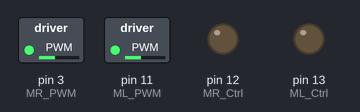
Simulated run of this sketch. Board: Arduino Uno, built with avr-gcc and run on an emulated ATmega328P. Parts: switched loads named in the sketch (green lamp = pin HIGH), output pins drawn as LEDs (lit = HIGH).

Above: at 0.05 s.
At 2.5 s:
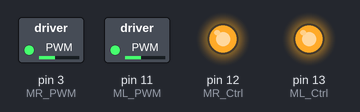
At 5.0 s:
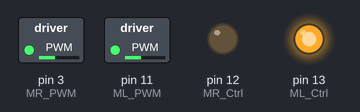
At 7.45 s:
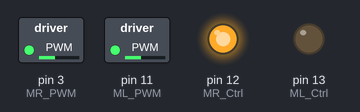
At 9.95 s:
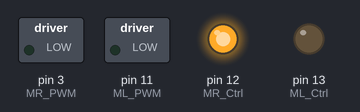
Timing chart, 0 to 13.0 s (numbered marks = the images above):
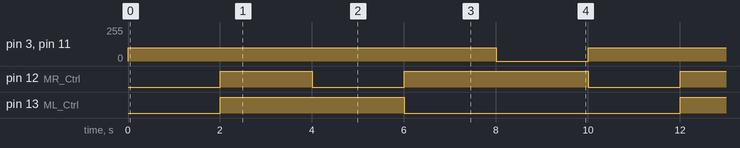

The sketch:

Motors.ino
```cpp
/*
#define ML_Ctrl 13  //define the direction control pin of left motor
#define ML_PWM 11   //define the PWM control pin of left motor
#define MR_Ctrl 12  //define direction control pin of right motor
#define MR_PWM 3   // define the PWM control pin of right motor

void setup()
{
  pinMode(ML_Ctrl, OUTPUT);//define direction control pin of left motor as output
  pinMode(ML_PWM, OUTPUT);//define PWM control pin of left motor as output
  pinMode(MR_Ctrl, OUTPUT);//define direction control pin of right motor as output.
  pinMode(MR_PWM, OUTPUT);//define the PWM control pin of right motor as output
}

void loop()
{
  digitalWrite(ML_Ctrl,LOW);//set the direction control pin of left motor to LOW
  analogWrite(ML_PWM,200);//set the PWM control speed of left motor to 200
  digitalWrite(MR_Ctrl,LOW);//set the direction control pin of right motor to LOW
  analogWrite(MR_PWM,200);//set the PWM control speed of right motor to 200

  //front
  delay(2000);//delay in 2s
   digitalWrite(ML_Ctrl,HIGH);//set the direction control pin of left motor to HIGH
  analogWrite(ML_PWM,200);//set the PWM control speed of left motor to 200
digitalWrite(MR_Ctrl,HIGH);//set the direction control pin of right motor to HIGH
  analogWrite(MR_PWM,200);//set the PWM control speed of right motor to 200

   //back
  delay(2000);//delay in 2s
  digitalWrite(ML_Ctrl,HIGH);//set the direction control pin of left motor to HIGH
  analogWrite(ML_PWM,200);//set the PWM control speed of left motor to 200
  digitalWrite(MR_Ctrl,LOW);//set the direction control pin of right motor to LOW
  analogWrite(MR_PWM,200);//set the PWM control speed of right motor to 200

    //left
  delay(2000);//delay in 2s
   digitalWrite(ML_Ctrl,LOW);//set the direction control pin of left motor to LOW
  analogWrite(ML_PWM,200);//set the PWM control speed of left motor to 200
  digitalWrite(MR_Ctrl,HIGH);//set the direction control pin of right motor to HIGH
  analogWrite(MR_PWM,200);//set the PWM control speed of right motor to 200

   //right
  delay(2000);//delay in 2s
  analogWrite(ML_PWM,0);//set the PWM control speed of left motor to 0
  analogWrite(MR_PWM,0);//set the PWM control speed of right motor to 0

    //stop
  delay(2000);//delay in 2s
}

faster*/

#define ML_Ctrl 13  //define the direction control pin of left motor
#define ML_PWM 11   //define the PWM control pin of left motor
#define MR_Ctrl 12  //define the control pin of right motor
#define MR_PWM 3   //define the PWM control pin of right motor
void setup()
{ pinMode(ML_Ctrl, OUTPUT);//define the direction control pin of left motor as OUTPUT
  pinMode(ML_PWM, OUTPUT);//define the PWM control pin of left motor as OUTPUT
  pinMode(MR_Ctrl, OUTPUT);//define the direction control pin of right motor as OUTPUT
  pinMode(MR_PWM, OUTPUT);//define the PWM control pin of right motor as OUTPUT

}
void loop()
{ digitalWrite(ML_Ctrl,LOW);//Set direction control pin of left motor to LOW
  analogWrite(ML_PWM,100);// Set the PWM control speed of left motor to 100
  digitalWrite(MR_Ctrl,LOW);//Set the direction control pin of right motor to LOW
  analogWrite(MR_PWM,100);//Set the PWM control speed of right motor to 100
  //front
  delay(2000);//define 2s
  digitalWrite(ML_Ctrl,HIGH);//Set direction control pin of left motor to HIGH level
  analogWrite(ML_PWM,100);//Set the PWM control speed of left motor to 100
  digitalWrite(MR_Ctrl,HIGH);//Set direction control pin of right motor to HIGH level
  analogWrite(MR_PWM,100);//Set the PWM control speed of right motor to 100
   //back
  delay(2000);//define 2s
  digitalWrite(ML_Ctrl,HIGH);//Set direction control pin of left motor to HIGH level
  analogWrite(ML_PWM,100);//Set the PWM control speed of left motor to 100
  digitalWrite(MR_Ctrl,LOW);//Set direction control pin of right motor to LOW level
  analogWrite(MR_PWM,100);//Set the PWM control speed of right motor to 100
    //left
  delay(2000);//define 2s
   digitalWrite(ML_Ctrl,LOW);//set the direction control pin of left motor to LOW
  analogWrite(ML_PWM,100);//set the PWM control speed of left motor to 200
  digitalWrite(MR_Ctrl,HIGH);//set the direction control pin of right motor to HIGH
  analogWrite(MR_PWM,100);//set the PWM control speed of right motor to 100
   //right
  delay(2000);//define 2s
  analogWrite(ML_PWM,0);//set the PWM control speed of left motor to 0
  analogWrite(MR_PWM,0);// set the PWM control speed of right motor to 0

    //stop
  delay(2000);//define 2s
}
```

Measured:
- by itself, pin 3 (MR_PWM), pin 11 (ML_PWM): alternates 100/255 for 8.0 s and 0/255 for 2.0 s
- by itself, pin 12 (MR_Ctrl): repeats every 10.0 s: LOW 2.0 s, HIGH 4.0 s, LOW 2.0 s, HIGH 2.0 s
- by itself, pin 13 (ML_Ctrl): alternates HIGH for 4.0 s and LOW for 6.0 s
